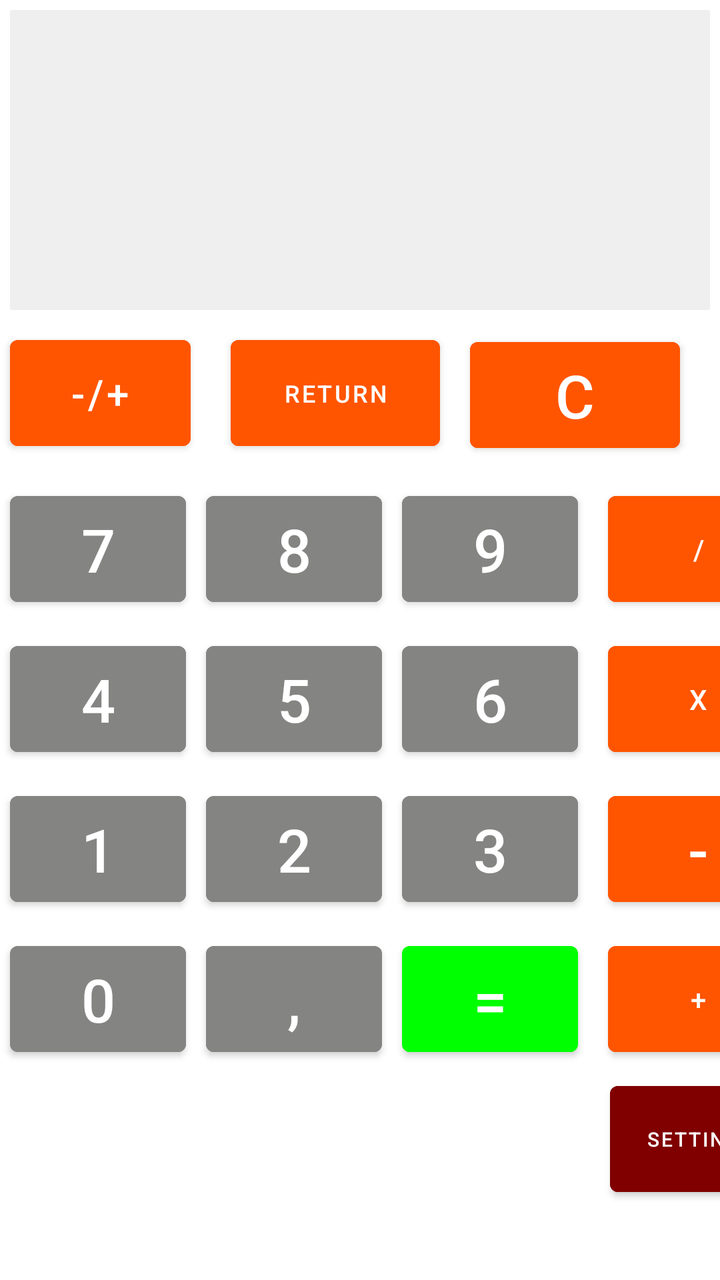
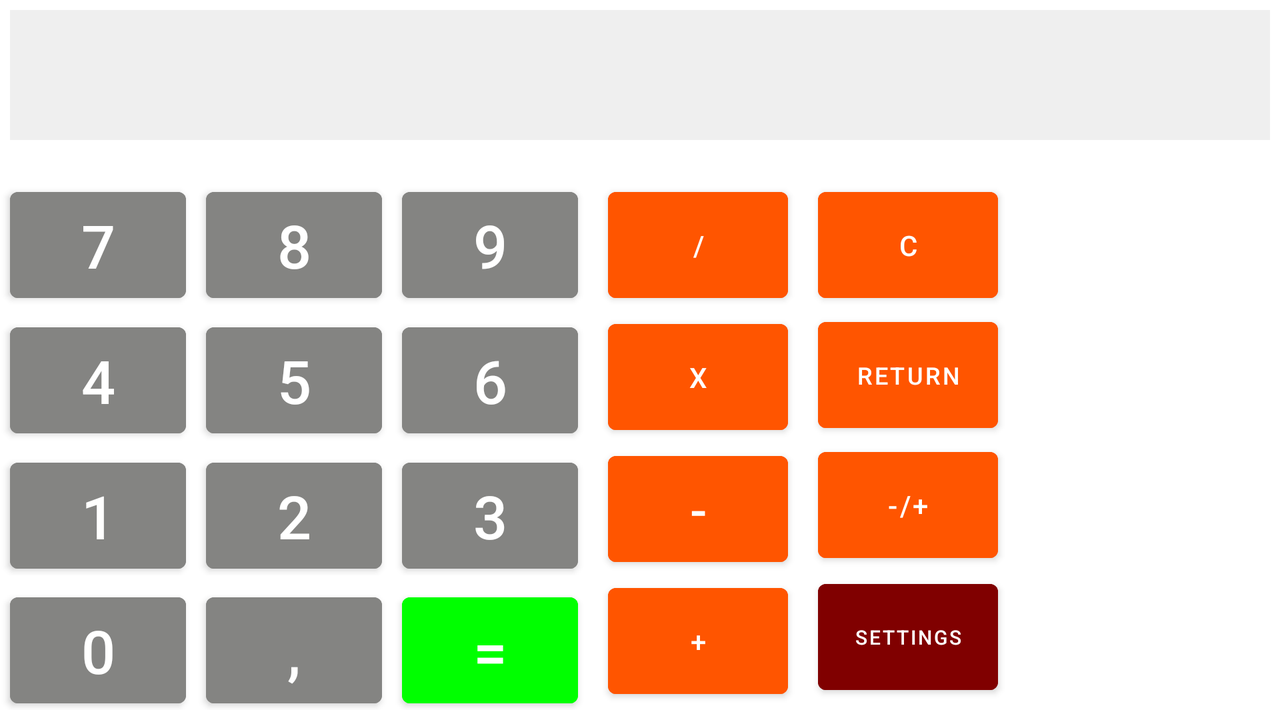

Compare how this app lays out the same screen by default and in its alternative resource folder. The renders come first, then the two layout files and the values they reference.
<!-- AndroidManifest.xml: application theme my_light_theme -->
<!-- res/layout/activity_main.xml -->
<?xml version="1.0" encoding="utf-8"?>
<androidx.constraintlayout.widget.ConstraintLayout xmlns:android="http://schemas.android.com/apk/res/android"
    xmlns:app="http://schemas.android.com/apk/res-auto"
    xmlns:tools="http://schemas.android.com/tools"
    android:id="@+id/constraintLayout"
    android:layout_width="match_parent"
    android:layout_height="match_parent"
    tools:context=".MainActivity">

    <EditText
        android:id="@+id/input_text_edit_text"
        android:layout_width="match_parent"
        android:layout_height="@dimen/one_hundred_and_fifty_dp"
        android:layout_margin="@dimen/five_dp"
        android:background="#EFEFEF"
        android:cursorVisible="false"
        android:gravity="right|bottom"
        android:padding="@dimen/ten_dp"
        android:textSize="@dimen/forty_five_sp_text_size"
        app:layout_constraintStart_toStartOf="parent"
        app:layout_constraintTop_toTopOf="parent" />

    <LinearLayout
        android:id="@+id/result_button_linear_layout"
        android:layout_width="match_parent"
        android:layout_height="@dimen/seventy_seven_dp"
        android:orientation="horizontal"
        app:layout_constraintStart_toStartOf="parent"
        app:layout_constraintTop_toBottomOf="@+id/input_text_edit_text">

        <com.google.android.material.button.MaterialButton
            android:id="@+id/inversion_negative_positive_button"
            style="@style/operator_button_style"
            android:layout_marginTop="@dimen/five_dp"
            android:layout_marginEnd="@dimen/ten_dp"
            android:layout_marginStart="@dimen/five_dp"
            android:text="@string/minus_plus_text"
            android:textSize="@dimen/twenty_sp_text_size" />

        <com.google.android.material.button.MaterialButton
            android:id="@+id/return_button"
            style="@style/operator_button_style"
            android:layout_width="0dp"
            android:layout_weight="@integer/material_motion_duration_long_1"
            android:layout_marginTop="@dimen/two_dp"
            android:text="@string/return_button_text"
            android:textSize="@dimen/twelwe_sp_text_size" />

        <com.google.android.material.button.MaterialButton
            android:id="@+id/clear_button"
            style="@style/operator_button_style"
            android:layout_width="0dp"
            android:layout_weight="@integer/material_motion_duration_long_1"
            android:layout_marginTop="@dimen/ten_dp"
            android:layout_marginStart="@dimen/ten_dp"
            android:layout_marginEnd="@dimen/twenty_dp"
            android:text="@string/clear_button_text"
            android:textSize="@dimen/thirty_sp_text_size" />

    </LinearLayout>

    <TableLayout
        android:id="@+id/table_Layout"
        android:layout_width="wrap_content"
        android:layout_height="wrap_content"
        android:layout_marginTop="@dimen/five_dp"
        app:layout_constraintStart_toStartOf="parent"
        app:layout_constraintTop_toBottomOf="@+id/result_button_linear_layout">

        <TableRow
            android:layout_width="match_parent"
            android:layout_height="match_parent">

            <com.google.android.material.button.MaterialButton
                android:id="@+id/digit_seven_button"
                style="@style/digit_button_style"
                android:text="@string/digit_seven_text" />

            <com.google.android.material.button.MaterialButton
                android:id="@+id/digit_eight_button"
                style="@style/digit_button_style"
                android:text="@string/digit_eight_text" />

            <com.google.android.material.button.MaterialButton
                android:id="@+id/digit_nine_button"
                style="@style/digit_button_style"
                android:text="@string/digit_nine_text" />

        </TableRow>

        <TableRow
            android:layout_width="match_parent"
            android:layout_height="match_parent">

            <com.google.android.material.button.MaterialButton
                android:id="@+id/digit_four_button"
                style="@style/digit_button_style"
                android:text="@string/digit_four_text" />

            <com.google.android.material.button.MaterialButton
                android:id="@+id/digit_five_button"
                style="@style/digit_button_style"
                android:text="@string/digit_five_text" />

            <com.google.android.material.button.MaterialButton
                android:id="@+id/digit_six_button"
                style="@style/digit_button_style"
                android:text="@string/digit_six_text" />

        </TableRow>

        <TableRow
            android:layout_width="match_parent"
            android:layout_height="match_parent">

            <com.google.android.material.button.MaterialButton
                android:id="@+id/digit_one_button"
                style="@style/digit_button_style"
                android:text="@string/digit_one_text" />

            <com.google.android.material.button.MaterialButton
                android:id="@+id/digit_two_button"
                style="@style/digit_button_style"
                android:text="@string/digit_two_text" />

            <com.google.android.material.button.MaterialButton
                android:id="@+id/digit_three_button"
                style="@style/digit_button_style"
                android:text="@string/digit_three_text" />

        </TableRow>

        <TableRow
            android:layout_width="match_parent"
            android:layout_height="match_parent">

            <com.google.android.material.button.MaterialButton
                android:id="@+id/digit_zero_button"
                style="@style/digit_button_style"
                android:text="@string/digit_zero_text" />

            <com.google.android.material.button.MaterialButton
                android:id="@+id/comma_button"
                style="@style/digit_button_style"
                android:text="@string/comma_button_text" />

            <com.google.android.material.button.MaterialButton
                android:id="@+id/result_button"
                android:layout_height="@dimen/sixty_five_dp"
                android:layout_margin="@dimen/five_dp"
                android:backgroundTint="@color/green"
                android:text="@string/equals_button_text"
                android:textColor="@color/white"
                android:textSize="@dimen/thirty_sp_text_size" />
        </TableRow>

    </TableLayout>

    <LinearLayout
        android:layout_width="wrap_content"
        android:layout_height="wrap_content"
        android:layout_marginTop="@dimen/five_dp"
        android:orientation="vertical"
        app:layout_constraintStart_toEndOf="@+id/table_Layout"
        app:layout_constraintTop_toBottomOf="@+id/result_button_linear_layout">

        <com.google.android.material.button.MaterialButton
            android:id="@+id/divide_button"
            style="@style/operator_button_style"
            android:layout_marginTop="@dimen/five_dp"
            android:text="@string/divide_button_text" />

        <com.google.android.material.button.MaterialButton
            android:id="@+id/multiply_button"
            style="@style/operator_button_style"
            android:layout_marginTop="@dimen/ten_dp"
            android:text="@string/multiply_button_text" />

        <com.google.android.material.button.MaterialButton
            android:id="@+id/minus_button"
            style="@style/operator_button_style"

            android:layout_marginTop="@dimen/ten_dp"
            android:text="@string/minus_button_text"
            android:textSize="@dimen/thirty_sp_text_size"/>

        <com.google.android.material.button.MaterialButton
            android:id="@+id/plus_button"
            style="@style/operator_button_style"
            android:layout_marginTop="@dimen/ten_dp"
            android:text="@string/plus_button_text" />

    </LinearLayout>

    <com.google.android.material.button.MaterialButton
        android:id="@+id/settings_button"
        style="@style/operator_button_style"
        android:layout_marginStart="305dp"
        android:textSize="@dimen/ten_sp_text_size"
        android:backgroundTint="@color/maroon"
        android:text="settings"
        app:layout_constraintStart_toStartOf="parent"
        app:layout_constraintTop_toBottomOf="@+id/table_Layout" />


</androidx.constraintlayout.widget.ConstraintLayout>
<!-- resources referenced by this layout -->
<resources>
  <color name="green">#00FF00</color>
  <color name="maroon">#800000</color>
  <color name="white">#FFFFFFFF</color>
  <dimen name="five_dp">5dp</dimen>
  <dimen name="forty_five_sp_text_size">45sp</dimen>
  <dimen name="one_hundred_and_fifty_dp">150dp</dimen>
  <dimen name="seventy_seven_dp">77dp</dimen>
  <dimen name="sixty_five_dp">65dp</dimen>
  <dimen name="ten_dp">10dp</dimen>
  <dimen name="ten_sp_text_size">10sp</dimen>
  <dimen name="thirty_sp_text_size">30sp</dimen>
  <dimen name="twelwe_sp_text_size">12sp</dimen>
  <dimen name="twenty_dp">20dp</dimen>
  <dimen name="twenty_sp_text_size">20sp</dimen>
  <dimen name="two_dp">2dp</dimen>
  <string name="clear_button_text">C</string>
  <string name="comma_button_text">,</string>
  <string name="digit_eight_text">8</string>
  <string name="digit_five_text">5</string>
  <string name="digit_four_text">4</string>
  <string name="digit_nine_text">9</string>
  <string name="digit_one_text">1</string>
  <string name="digit_seven_text">7</string>
  <string name="digit_six_text">6</string>
  <string name="digit_three_text">3</string>
  <string name="digit_two_text">2</string>
  <string name="digit_zero_text">0</string>
  <string name="divide_button_text">/</string>
  <string name="equals_button_text">=</string>
  <string name="minus_button_text">-</string>
  <string name="minus_plus_text">-/+</string>
  <string name="multiply_button_text">x</string>
  <string name="plus_button_text">+</string>
  <string name="return_button_text">Return</string>
  <style name="digit_button_style">
          <item name="android:layout_height">@dimen/sixty_five_dp</item>
          <item name="android:layout_margin">@dimen/five_dp</item>
          <item name="android:backgroundTint">@color/grey</item>
          <item name="android:textColor">@color/white</item>
          <item name="android:textSize">@dimen/thirty_sp_text_size</item>
      </style>
  <style name="operator_button_style">
          <item name="android:layout_height">@dimen/sixty_five_dp</item>
          <item name="android:layout_weight">1</item>
          <item name="android:layout_width">@dimen/ninety_dp</item>
          <item name="android:backgroundTint">@color/orange</item>
          <item name="android:layout_marginStart">@dimen/ten_dp</item>
          <item name="android:layout_marginEnd">@dimen/five_dp</item>
          <item name="android:textColor">@color/white</item>
  
      </style>
  <style name="my_light_theme" parent="Theme.MaterialComponents.DayNight.DarkActionBar">
          <item name="colorPrimary">#AEAEAC</item>
          <item name="colorPrimaryDark">#CE4A20</item>
          <item name="android:navigationBarColor">#CE4A20</item>
      </style>
  <color name="grey">#848482</color>
  <dimen name="ninety_dp">90dp</dimen>
  <color name="orange">#FF5500</color>
</resources>
<!-- res/layout-land/activity_main.xml (the repository's variant of the layout above) -->
<!-- drawn on the phone turned sideways -->
<?xml version="1.0" encoding="utf-8"?>
<androidx.constraintlayout.widget.ConstraintLayout xmlns:android="http://schemas.android.com/apk/res/android"
    xmlns:app="http://schemas.android.com/apk/res-auto"
    xmlns:tools="http://schemas.android.com/tools"
    android:layout_width="match_parent"
    android:layout_height="wrap_content"
    tools:context=".MainActivity">

    <EditText
        android:id="@+id/input_text_edit_text"
        android:layout_width="match_parent"
        android:layout_height="@dimen/sixty_five_dp"
        android:layout_margin="@dimen/five_dp"
        android:layout_marginStart="@dimen/two_hundred_dp"
        android:layout_marginTop="@dimen/one_hundred_and_twenty_dp"
        android:background="#EFEFEF"
        android:cursorVisible="false"
        android:gravity="right|bottom"
        android:padding="@dimen/ten_dp"
        android:textSize="@dimen/thirty_sp_text_size"
        app:layout_constraintStart_toStartOf="parent"
        app:layout_constraintTop_toTopOf="parent" />

    <TableLayout
        android:id="@+id/table_Layout"
        android:layout_width="wrap_content"
        android:layout_height="match_parent"
        android:layout_marginTop="@dimen/eighty_five_dp"
        app:layout_constraintStart_toStartOf="parent"
        app:layout_constraintTop_toBottomOf="@+id/input_text_edit_text">

        <TableRow
            android:layout_width="match_parent"
            android:layout_height="@dimen/zero_dp"
            android:layout_weight="1">

            <com.google.android.material.button.MaterialButton
                android:id="@+id/digit_seven_button"
                style="@style/digit_button_style"
                android:text="@string/digit_seven_text"/>

            <com.google.android.material.button.MaterialButton
                android:id="@+id/digit_eight_button"
                style="@style/digit_button_style"
                android:text="@string/digit_eight_text" />

            <com.google.android.material.button.MaterialButton
                android:id="@+id/digit_nine_button"
                style="@style/digit_button_style"
                android:text="@string/digit_nine_text" />

        </TableRow>

        <TableRow
            android:layout_width="match_parent"
            android:layout_height="@dimen/zero_dp"
            android:layout_weight="1">

            <com.google.android.material.button.MaterialButton
                android:id="@+id/digit_four_button"
                style="@style/digit_button_style"
                android:text="@string/digit_four_text" />

            <com.google.android.material.button.MaterialButton
                android:id="@+id/digit_five_button"
                style="@style/digit_button_style"
                android:text="@string/digit_five_text" />

            <com.google.android.material.button.MaterialButton
                android:id="@+id/digit_six_button"
                style="@style/digit_button_style"
                android:text="@string/digit_six_text" />

        </TableRow>

        <TableRow
            android:layout_width="match_parent"
            android:layout_height="@dimen/zero_dp"
            android:layout_weight="1">

            <com.google.android.material.button.MaterialButton
                android:id="@+id/digit_one_button"
                style="@style/digit_button_style"
                android:text="@string/digit_one_text" />

            <com.google.android.material.button.MaterialButton
                android:id="@+id/digit_two_button"
                style="@style/digit_button_style"
                android:text="@string/digit_two_text" />

            <com.google.android.material.button.MaterialButton
                android:id="@+id/digit_three_button"
                style="@style/digit_button_style"
                android:text="@string/digit_three_text" />

        </TableRow>

        <TableRow
            android:layout_width="match_parent"
            android:layout_height="@dimen/zero_dp"
            android:layout_weight="1"
            android:layout_marginBottom="@dimen/five_dp">

            <com.google.android.material.button.MaterialButton
                android:id="@+id/digit_zero_button"
                style="@style/digit_button_style"
                android:text="@string/digit_zero_text"
                />

            <com.google.android.material.button.MaterialButton
                android:id="@+id/comma_button"
                style="@style/digit_button_style"
                android:text="@string/comma_button_text" />

            <com.google.android.material.button.MaterialButton
                android:id="@+id/result_button"
                style="@style/digit_button_style"
                android:backgroundTint="@color/green"
                android:text="@string/equals_button_text"
                android:textColor="@color/white"
                android:textSize="@dimen/thirty_sp_text_size" />
        </TableRow>

    </TableLayout>

    <LinearLayout
        android:id="@+id/operators_button_linear_layout"
        android:layout_width="wrap_content"
        android:layout_height="match_parent"
        android:layout_marginTop="@dimen/eighty_five_dp"
        android:orientation="vertical"
        app:layout_constraintStart_toEndOf="@+id/table_Layout"
        app:layout_constraintTop_toBottomOf="@+id/input_text_edit_text">

        <com.google.android.material.button.MaterialButton
            android:id="@+id/divide_button"
            android:text="@string/divide_button_text"
            android:layout_marginTop="@dimen/five_dp"
            style="@style/operator_button_style_land" />

        <com.google.android.material.button.MaterialButton
            android:id="@+id/multiply_button"
            android:text="@string/multiply_button_text"
            android:layout_marginTop="@dimen/one_dp"
            style="@style/operator_button_style_land" />

        <com.google.android.material.button.MaterialButton
            android:id="@+id/minus_button"
            android:text="@string/minus_button_text"
            android:layout_marginTop="1dp"
            style="@style/operator_button_style_land"
            android:textSize="@dimen/twenty_five_sp_text_size"/>

        <com.google.android.material.button.MaterialButton
            android:id="@+id/plus_button"
            android:text="@string/plus_button_text"
            android:layout_marginTop="@dimen/one_dp"
            style="@style/operator_button_style_land" />
    </LinearLayout>

    <LinearLayout
        android:id="@+id/result_button_linear_layout"
        android:layout_width="wrap_content"
        android:layout_height="match_parent"
        android:orientation="vertical"
        android:layout_marginTop="@dimen/eighty_five_dp"
        app:layout_constraintStart_toEndOf="@+id/operators_button_linear_layout"
        app:layout_constraintTop_toBottomOf="@+id/input_text_edit_text">

        <com.google.android.material.button.MaterialButton
            android:id="@+id/clear_button"
            style="@style/operator_button_style_land"
            android:layout_marginTop="@dimen/five_dp"
            android:text="@string/clear_button_text"
 />

        <com.google.android.material.button.MaterialButton
            android:id="@+id/return_button"
            style="@style/operator_button_style_land"
            android:text="@string/return_button_text"
            android:textSize="@dimen/twelwe_sp_text_size" />

        <com.google.android.material.button.MaterialButton
            android:id="@+id/inversion_negative_positive_button"
            style="@style/operator_button_style_land"
            android:text="@string/minus_plus_text"
/>

        <com.google.android.material.button.MaterialButton
            android:id="@+id/settings_button"
            style="@style/operator_button_style_land"
            android:layout_marginTop="@dimen/one_dp"
            android:backgroundTint="@color/maroon"
            android:text="settings"
            android:textSize="@dimen/ten_sp_text_size"
            app:layout_constraintStart_toStartOf="parent"
            app:layout_constraintTop_toBottomOf="@+id/table_Layout" />

    </LinearLayout>

</androidx.constraintlayout.widget.ConstraintLayout>
<!-- resources referenced by the variant -->
<!-- as the phone turned sideways resolves them -->
<resources>
  <color name="green">#00FF00</color>
  <color name="maroon">#800000</color>
  <color name="white">#FFFFFFFF</color>
  <dimen name="eighty_five_dp">85dp</dimen>
  <dimen name="five_dp">5dp</dimen>
  <dimen name="one_dp">1dp</dimen>
  <dimen name="one_hundred_and_twenty_dp">120dp</dimen>
  <dimen name="sixty_five_dp">65dp</dimen>
  <dimen name="ten_dp">10dp</dimen>
  <dimen name="ten_sp_text_size">10sp</dimen>
  <dimen name="thirty_sp_text_size">30sp</dimen>
  <dimen name="twelwe_sp_text_size">12sp</dimen>
  <dimen name="twenty_five_sp_text_size">25sp</dimen>
  <dimen name="two_hundred_dp">200dp</dimen>
  <dimen name="zero_dp">0dp</dimen>
  <string name="clear_button_text">C</string>
  <string name="comma_button_text">,</string>
  <string name="digit_eight_text">8</string>
  <string name="digit_five_text">5</string>
  <string name="digit_four_text">4</string>
  <string name="digit_nine_text">9</string>
  <string name="digit_one_text">1</string>
  <string name="digit_seven_text">7</string>
  <string name="digit_six_text">6</string>
  <string name="digit_three_text">3</string>
  <string name="digit_two_text">2</string>
  <string name="digit_zero_text">0</string>
  <string name="divide_button_text">/</string>
  <string name="equals_button_text">=</string>
  <string name="minus_button_text">-</string>
  <string name="minus_plus_text">-/+</string>
  <string name="multiply_button_text">x</string>
  <string name="plus_button_text">+</string>
  <string name="return_button_text">Return</string>
  <style name="digit_button_style">
          <item name="android:layout_height">@dimen/sixty_five_dp</item>
          <item name="android:layout_margin">@dimen/five_dp</item>
          <item name="android:backgroundTint">@color/grey</item>
          <item name="android:textColor">@color/white</item>
          <item name="android:textSize">@dimen/thirty_sp_text_size</item>
      </style>
  <style name="operator_button_style_land">
          <item name="android:layout_height">@dimen/sixty_five_dp</item>
          <item name="android:layout_weight">1</item>
          <item name="android:layout_width">@dimen/ninety_dp</item>
          <item name="android:backgroundTint">@color/orange</item>
          <item name="android:layout_marginStart">@dimen/ten_dp</item>
          <item name="android:layout_marginEnd">@dimen/five_dp</item>
          <item name="android:textColor">@color/white</item>
      </style>
  <style name="my_light_theme" parent="Theme.MaterialComponents.DayNight.DarkActionBar">
          <item name="colorPrimary">#AEAEAC</item>
          <item name="colorPrimaryDark">#CE4A20</item>
          <item name="android:navigationBarColor">#CE4A20</item>
      </style>
  <color name="grey">#848482</color>
  <dimen name="ninety_dp">90dp</dimen>
  <color name="orange">#FF5500</color>
</resources>
